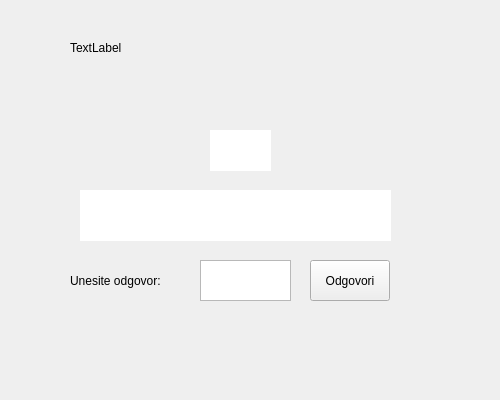
<?xml version="1.0" encoding="UTF-8"?>
<ui version="4.0">
 <class>Podrundaui</class>
 <widget class="QWidget" name="Podrundaui">
  <property name="geometry">
   <rect>
    <x>0</x>
    <y>0</y>
    <width>500</width>
    <height>400</height>
   </rect>
  </property>
  <property name="minimumSize">
   <size>
    <width>500</width>
    <height>400</height>
   </size>
  </property>
  <property name="maximumSize">
   <size>
    <width>500</width>
    <height>400</height>
   </size>
  </property>
  <property name="windowTitle">
   <string>Podrundaui</string>
  </property>
  <widget class="QLabel" name="label">
   <property name="geometry">
    <rect>
     <x>70</x>
     <y>260</y>
     <width>111</width>
     <height>41</height>
    </rect>
   </property>
   <property name="text">
    <string>Unesite odgovor:</string>
   </property>
  </widget>
  <widget class="QPushButton" name="pbOdgovori">
   <property name="geometry">
    <rect>
     <x>310</x>
     <y>260</y>
     <width>80</width>
     <height>41</height>
    </rect>
   </property>
   <property name="text">
    <string>Odgovori</string>
   </property>
  </widget>
  <widget class="QTextEdit" name="teOdgovor">
   <property name="geometry">
    <rect>
     <x>200</x>
     <y>260</y>
     <width>91</width>
     <height>41</height>
    </rect>
   </property>
  </widget>
  <widget class="QLabel" name="labPitanje">
   <property name="geometry">
    <rect>
     <x>80</x>
     <y>190</y>
     <width>311</width>
     <height>51</height>
    </rect>
   </property>
   <property name="styleSheet">
    <string notr="true">background-color: white</string>
   </property>
   <property name="text">
    <string>&lt;html&gt;&lt;head/&gt;&lt;body&gt;&lt;p align=&quot;center&quot;&gt;&lt;span style=&quot; color:#ffffff;&quot;&gt;PITANJE&lt;/span&gt;&lt;/p&gt;&lt;/body&gt;&lt;/html&gt;</string>
   </property>
  </widget>
  <widget class="QLabel" name="labTacanOdgovor">
   <property name="geometry">
    <rect>
     <x>130</x>
     <y>330</y>
     <width>211</width>
     <height>41</height>
    </rect>
   </property>
   <property name="text">
    <string/>
   </property>
  </widget>
  <widget class="QLabel" name="labTimer">
   <property name="geometry">
    <rect>
     <x>210</x>
     <y>130</y>
     <width>61</width>
     <height>41</height>
    </rect>
   </property>
   <property name="styleSheet">
    <string notr="true">background-color:white</string>
   </property>
   <property name="text">
    <string/>
   </property>
  </widget>
  <widget class="QLabel" name="label_2">
   <property name="geometry">
    <rect>
     <x>70</x>
     <y>40</y>
     <width>58</width>
     <height>16</height>
    </rect>
   </property>
   <property name="text">
    <string>TextLabel</string>
   </property>
  </widget>
 </widget>
 <layoutdefault spacing="6" margin="11"/>
 <resources/>
 <connections/>
</ui>
